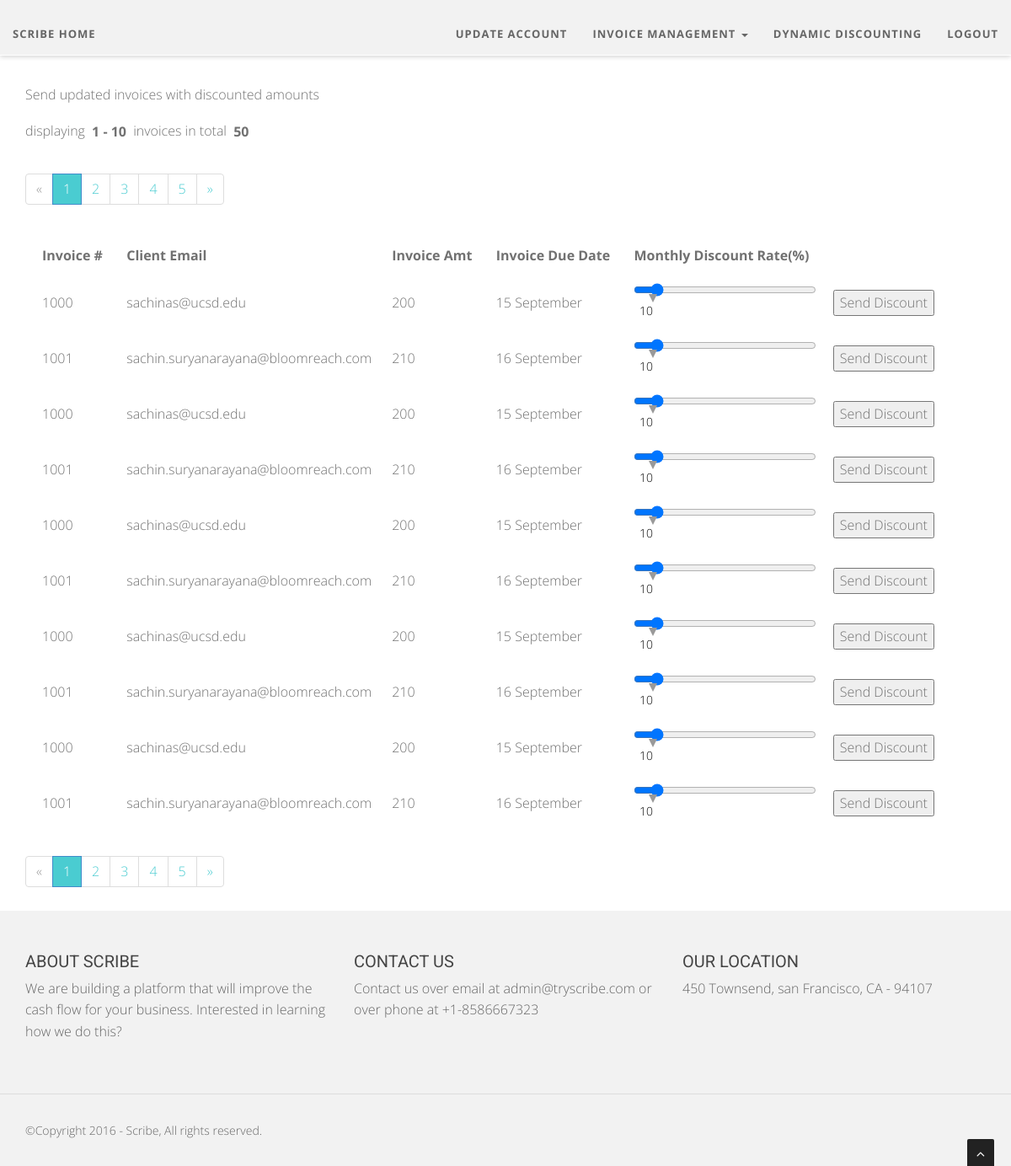
Screenshot of /dynamicDiscounting (signed in) with the database file from the repository.
### models.py (models this page shows, shortened)
class Invoice(Base):
    __tablename__ = 'Invoices'
    id = db.Column(db.Integer, primary_key=True)
    invoiceNumber = db.Column(db.String(120))
    clientEmail = db.Column(db.String(120))
    businessId = db.Column(db.String(30))
    invoiceAmt = db.Column(db.String(30))
    invoiceDueDate = db.Column(db.String(30))
    invoiceDate = db.Column(db.String(30))
    invoiceDesc = db.Column(db.String(30))

### app.py (the view)
@csrf.exempt
@app.route("/dynamicDiscounting", methods=['GET', 'POST'])
def dynamic_discounting():
  if request.method == 'POST':
    returnedInvoiceDict = send_discount(request)
    flash("we sent the new invoice to the client", "success")
  invoices = Invoice.query.filter_by(businessId=current_user.id)
  page = request.args.get('page', type=int, default=1)
  search = setSearchOption(request)
  ITEMS_PER_PAGE = 10
  i = (page - 1) * ITEMS_PER_PAGE
  invoicesPerPage = invoices[i:i + ITEMS_PER_PAGE]
  pagination = Pagination(page=page, per_page=10, total=invoices.count(), search=search, record_name='invoices',
                          css_framework='bootstrap3')
  return render_template('pages/dynamicDiscounting.html', title='Discounts!!', invoices=invoicesPerPage,
                         pagination=pagination)

### app.py (called while the page is built)
@login_manager.user_loader
def load_user(id):
  if id is None or id == 'None':
    id = -1
  return Business.query.get(int(id))

def setSearchOption(request):
  search = False
  q = request.args.get('q')
  if q:
    search = True
  return search

### templates/pages/dynamicDiscounting.html (shortened to what this page needs)
{% extends 'layouts/main.html' %}
{% block content %}
    Send updated invoices with discounted amounts
    {{ pagination.info }}
    {{ pagination.links }}
    <table>
      <thead>
        <tr>
          <th>Invoice #&nbsp;&nbsp;</th>
          <th>Client Email&nbsp;&nbsp;</th>
            <th>Invoice Amt&nbsp;&nbsp;</th>
            <th>Invoice Due Date&nbsp;&nbsp;</th>
            <th>Monthly Discount Rate(%)&nbsp;&nbsp;</th>
        </tr>
      </thead>
      <tbody>
        {% for invoice in invoices %}
          <tr>
            <td>{{ invoice.invoiceNumber }} &nbsp;</td>
            <td>{{ invoice.clientEmail }}&nbsp;</td>
              <td>{{ invoice.invoiceAmt }}&nbsp;</td>
            <td>{{ invoice.invoiceDueDate }}&nbsp;</td>
              <form action="/dynamicDiscounting" method="POST">
            <td><input type="range" id="discount" name="discount"  value="10" min="0" max="100">
                <output for="discount" onforminput="value = discount.valueAsNumber;"></output>
                <input type="hidden" id="invoiceId" name="invoiceId" value="{{ invoice.invoiceNumber }}"></td>
            <td><input type="submit" name="my-form" id="sendDiscount2" value="Send Discount">&nbsp;</td>
            </form>
          </tr>
        {% endfor %}
      </tbody>
    </table>
    {{ pagination.links }}
{% endblock %}

### templates/layouts/main.html (shortened to what this page needs)
<!DOCTYPE html>
<html lang="en">
{% include 'layouts/header.html' %}
<body id="page-top" data-spy="scroll" data-target=".navbar-custom">
<div id="wrapper">
	<nav class="navbar navbar-custom navbar-fixed-top" role="navigation">
		<div class="collapse navbar-collapse">
          <ul class="nav navbar-nav">
            <li {% if request.endpoint == 'home' %} class="active" {% endif %}><a href="{{ url_for('home') }}">Scribe Home</a></li>
          </ul>
          <ul class="nav navbar-nav pull-right">
			  <li><a href="{{ url_for('update_business_details') }}">Update Account</a></li>
			  <li class="dropdown">
				  <a class="dropdown-toggle" data-toggle="dropdown">Invoice Management <b class="caret"></b></a>
			  </li>
			  <li><a href="{{ url_for('dynamic_discounting') }}">Dynamic Discounting</a></li>
			  <li><a href="{{ url_for('logout') }}">logout</a></li>
          </ul>
        </div>
    </nav>
</div>
<main id="content" role="main">
  {% block content %}{% endblock %}
</main>
<footer>
	<div class="container">
		<div class="row">
			<div class="col-sm-6 col-md-4">
				<div class="wow fadeInDown" data-wow-delay="0.1s">
					<div class="widget">
						<h5>About Scribe</h5>
						<p>
						We are building a platform that will improve the cash flow for your business. Interested in learning how we do this?
						</p>
					</div>
				</div>
			</div>
			<div class="col-sm-6 col-md-4">
				<div class="wow fadeInDown" data-wow-delay="0.1s">
					<div class="widget">
						<h5>Contact us</h5>
						<p>
						Contact us over email at admin@tryscribe.com or over phone at +1-8586667323
						</p>
					</div>
				</div>
			</div>
			<div class="col-sm-6 col-md-4">
				<div class="wow fadeInDown" data-wow-delay="0.1s">
					<div class="widget">
						<h5>Our location</h5>
						<p>450 Townsend, san Francisco, CA - 94107</p>
					</div>
				</div>
			</div>
		</div>
	</div>
	<div class="sub-footer">
		<div class="container">
			<div class="row">
				<div class="col-sm-6 col-md-6 col-lg-6">
					<div class="wow fadeInLeft" data-wow-delay="0.1s">
					<div class="text-left">
					<p>&copy;Copyright 2016 - Scribe, All rights reserved.</p>
					</div>
					</div>
				</div>
			</div>
		</div>
	</div>
</footer>
<a href="#" class="scrollup"><i class="fa fa-angle-up active"></i></a>
</body>
</html>

### templates/layouts/header.html (shortened to what this page needs)
<head>
    <link href="/static/css/bootstrap.min.css" rel="stylesheet" type="text/css">
    <link href="/static/font-awesome/css/font-awesome.min.css" rel="stylesheet" type="text/css" />
	<link href="/static/plugins/cubeportfolio/css/cubeportfolio.min.css" rel="stylesheet" type="text/css" />
	<link href="/static/css/nivo-lightbox.css" rel="stylesheet" type="text/css" />
	<link href="/static/css/nivo-lightbox-theme/default/default.css" rel="stylesheet" type="text/css" />
	<link href="/static/css/owl.carousel.css" rel="stylesheet" media="screen" />
    <link href="/static/css/owl.theme.css" rel="stylesheet" media="screen" />
	<link href="/static/css/animate.css" rel="stylesheet" />
    <link rel="stylesheet" type="text/css" href="/static/css/netdna.bootstrap.min.css">
    <link href="/static/css/style.css" rel="stylesheet">
    <link href="/static/css/styleMain.css" rel="stylesheet">
    <link id="t-colors" href="/static/color/default.css" rel="stylesheet">
</head>

### static/css/style.css (style rules this page uses)
form { align: center; width: 400px; margin: auto; margin-top: 10%; margin-bottom: 5%; }

### static/css/styleMain.css (style rules this page uses)
body { width: 100%; height: 100%; font-family: 'Open Sans', sans-serif; font-weight: 300; color: #666; background-color:#fff; font-size: 16px; line-height: 1.6em; }
html { width: 100%; height: 100%; }
label, input, button, select, textarea { font-family: 'Open Sans', sans-serif; font-size: inherit; line-height: inherit; }
main { margin-top:100px; margin-left:30px; margin-right:30px; min-height:400px; background:#fff; color: #717171; }
table { display:block; min-height:200px; padding:10px; }
tr,td,th { padding:10px; }
h5 { font-size: 24px; }
h1, h2, h3, h4, h5, h6 { margin: 0 0 30px; font-family: 'Roboto', sans-serif; font-weight: 400; color: #444; line-height: 1em; }
p { margin: 0 0 20px; }
a { color: #666; -webkit-transition: all .2s ease-in-out; -moz-transition: all .2s ease-in-out; transition: all .2s ease-in-out; }
.navbar.navbar-custom { width: inherit; margin: 0 auto; padding-bottom:0; box-shadow: 0 0 3px rgba(0,0,0,0.12); box-shadow: 0 1px 6px rgba(0,0,0,.2); -webkit-box-shadow: 0 1px 6px rgba(0,0,0,.2); -moz-box-shadow: 0 1px 6px rgba(0,0,0,.2); -o-box-shadow: 0 1px 6px rgba(0,0,0,.2); }
.navbar { margin-bottom: 0; border-bottom: 1px solid rgba(255,255,255,.3); }
.navbar.navbar-custom.navbar-fixed-top { background: #fff; }
.navbar.navbar-custom { padding-top: 0; }
.navbar.navbar-custom ul.nav.navbar-nav { margin-top: 15px; -webkit-transition: all .4s ease-in-out; -moz-transition: all .4s ease-in-out; transition: all .4s ease-in-out; }
.navbar-custom ul.nav li a { font-size: 13px; letter-spacing: 1px; color: #666; text-transform: uppercase; font-weight: 700; background: transparent; }
footer { background-color: #f2f2f2; }
footer { padding: 50px 0 0; }
footer .widget { margin-bottom: 30px; }
footer .widget h5 { font-size: 20px; margin-bottom: 10px; text-transform: uppercase; }
.sub-footer { margin-top: 30px; background-color: #f7f7f7; border-top: 1px solid #ddd; padding: 30px 0 10px; }
footer .sub-footer p { font-size: 14px; }
.scrollup { position:fixed; width:32px; height:32px; bottom:0px; right:20px; background: #222; -webkit-border-radius: 2px 2px 0 0; -moz-border-radius: 2px 2px 0 0; border-radius: 2px 2px 0 0; }
a.scrollup { outline:0; text-align: center; }
a.scrollup i { margin-top: 10px; color: #fff; }
.pagination-page-info { padding: .6em; padding-left: 0; margin: .5em; margin-left: 0; }
.pagination-page-info b { padding-left: 2px; padding: .1em .25em; }
output { width: 40px; height: 30px; text-align: center; color: black; border-radius: 10px; display: inline-block; bottom: 175%; left: 0; margin-left: -1%; }
output:after { content: ""; width: 0; height: 0; border-top: 10px solid #999999; border-left: 5px solid transparent; border-right: 5px solid transparent; top: 100%; left: 50%; margin-left: -5px; margin-top: -1px; }

### static/color/default.css (style rules this page uses)
a { color:#666666; }
a:hover,.icon-success,.pagination>li>a, a:focus { color: #4ACCD1; }
.navbar-collapse, .sub-footer { background-color:#F2F2F2; }
.pagination>.active>a, .pagination>.active>span, .pagination>.active>a:hover, .pagination>.active>span:hover, .pagination>.active>a:focus, .pagination>.active>span:focus { background-color:#4ACCD1; }

### rows the page displays
Invoice: invoiceNumber "1000", clientEmail "sachinas@ucsd.edu", invoiceAmt "200", invoiceDueDate "15 September"
Invoice: invoiceNumber "1001", clientEmail "sachin.suryanarayana@bloomreach.com", invoiceAmt "210", invoiceDueDate "16 September"
Invoice: invoiceNumber "1000", clientEmail "sachinas@ucsd.edu", invoiceAmt "200", invoiceDueDate "15 September"
Invoice: invoiceNumber "1001", clientEmail "sachin.suryanarayana@bloomreach.com", invoiceAmt "210", invoiceDueDate "16 September"
Invoice: invoiceNumber "1000", clientEmail "sachinas@ucsd.edu", invoiceAmt "200", invoiceDueDate "15 September"
Invoice: invoiceNumber "1001", clientEmail "sachin.suryanarayana@bloomreach.com", invoiceAmt "210", invoiceDueDate "16 September"
Invoice: invoiceNumber "1000", clientEmail "sachinas@ucsd.edu", invoiceAmt "200", invoiceDueDate "15 September"
Invoice: invoiceNumber "1001", clientEmail "sachin.suryanarayana@bloomreach.com", invoiceAmt "210", invoiceDueDate "16 September"
Invoice: invoiceNumber "1000", clientEmail "sachinas@ucsd.edu", invoiceAmt "200", invoiceDueDate "15 September"
Invoice: invoiceNumber "1001", clientEmail "sachin.suryanarayana@bloomreach.com", invoiceAmt "210", invoiceDueDate "16 September"

### other values shown
{{ pagination.info }} "displaying 1 - 10 invoices in total 50"
{{ pagination.links }} "« 1 2 3 4 5 »"
